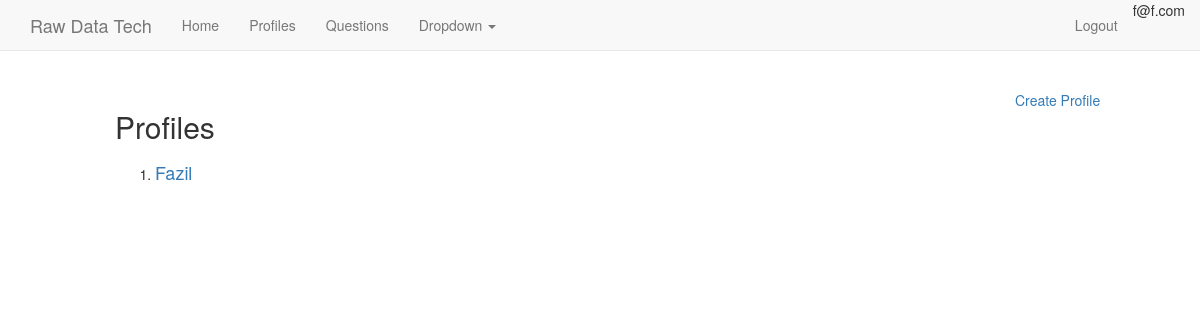
The page /profiles/ (signed in) on the database as committed earlier.
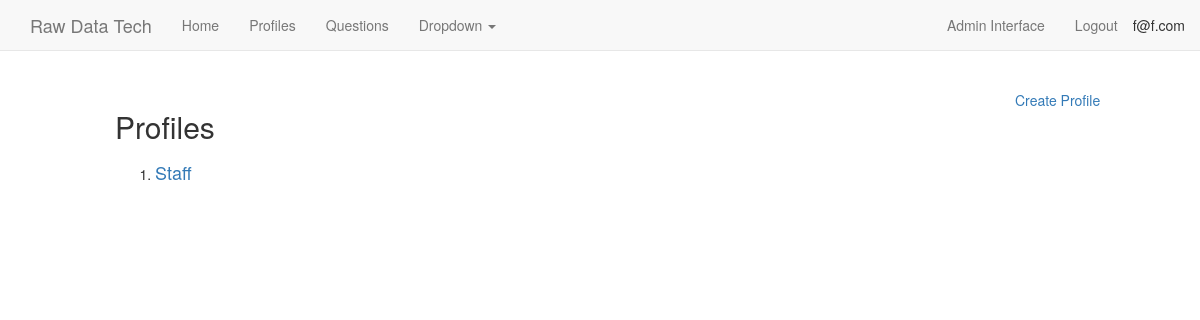
The same page on the database as committed later.
### recruits/models.py (models this page shows, shortened)
class CustomUser(AbstractBaseUser, PermissionsMixin):
    email = models.EmailField(unique=True)
    name = models.CharField(max_length=30)
    address = models.CharField(max_length=50)
    date_joined = models.DateTimeField(auto_now_add=True)
    is_active = models.BooleanField(default=True)
    is_staff = models.BooleanField(default=False)
    objects = UserManager()
    USERNAME_FIELD = 'email'
    REQUIRED_FIELDS = []
    class Meta:
        verbose_name = 'user'
        verbose_name_plural = 'users'
    def __str__(self):
        return self.email

class Profile(models.Model):
    user = models.ForeignKey(settings.AUTH_USER_MODEL, related_name='profiles')
    name = models.CharField(max_length=40)
    email = models.EmailField()
    location = models.CharField(max_length=20,)
    current_ctc = models.DecimalField(max_digits=3, decimal_places=2,)
    expected_ctc = models.DecimalField(max_digits=3, decimal_places=2,)
    notice_period = models.IntegerField()
    resume = models.FileField(upload_to='docs/', blank=True)
    recording = models.FileField(upload_to='media/', blank=True)
    recording_optional = models.FileField(blank=True)

### recruits/views.py (the view)
# urls.py: url(r'profiles/$', profile_list, name='profile-list'),
def profile_list(request):
    users = CustomUser.objects.all()
    if not request.user.is_authenticated():
        return redirect("recruits:login")
    if request.user.is_authenticated() and request.user.is_superuser:
        profiles = Profile.objects.all().order_by('user')
    elif request.user.is_authenticated():
        profiles = Profile.objects.filter(user=request.user)
    context = {
        'profiles': profiles,
        'users': users,
    }
    return render(request, 'recruits/profile_list.html', context)

### recruits/templates/recruits/profile_list.html
{% extends "recruits/base.html" %}
{% block content %}
<br>
<a class='pull-right col-sm-2 col-sm-offset-1' href='{% url 'recruits:profile-create' %}'>Create Profile</a>
	  <h2 class="col-sm-6 col-sm-offset-1">Profiles</h2>
	  <div class='col-sm-6 col-sm-offset-1'>
	  <ol>
	    {% for profile in profiles %}
	      <li><a href='{{ profile.id }}/'><h4>{{ profile.name }}</h4></a></li>
	    {% endfor %}
	  </ol>
</div>
{% endblock %}

### recruits/templates/recruits/navbar.html (shortened to what this page needs)
<nav class="navbar navbar-default navbar-static-top">
  <div class="container">
    <div class="navbar-header">
      <a class="navbar-brand" href="#">Raw Data Tech</a>
    </div>
    <div id="navbar" class="navbar-collapse collapse">
      <ul class="nav navbar-nav">
        <li><a href="{% url 'recruits:home' %}">Home</a></li>
         <li><a href='{% url "recruits:profile-list" %}'>Profiles</a></li></li>
          {% if request.user.is_authenticated %}
          <li><a href='{% url "questions:question-list" %}'>Questions</a></li></li>
          {% endif %}
        <li class="dropdown">
          <a href="#" class="dropdown-toggle" data-toggle="dropdown" role="button" aria-haspopup="true" aria-expanded="false">Dropdown <span class="caret"></span></a>
        </li>
      </ul>
      <ul class="nav navbar-nav navbar-right">
        {% if request.user.is_authenticated and not request.user.is_superuser %}
          <li class='pull-right'>{{ request.user }}<span class="sr-only">(current)</span></li>
          <li class='pull-right'><a  href='{% url "recruits:logout" %}'>Logout</a></li>
          {% elif request.user.is_authenticated and request.user.is_superuser %}
          <li class='pull-right acc-align'>{{ request.user }}<span class="sr-only">(current)</span></li>
          <li class='pull-right'><a  href='{% url "recruits:logout" %}'>Logout</a></li>
          <li class='pull-right'><a  href='/admin'>Admin Interface</a></li>
          {% else %}
          <li class='pull-right'><a  href='{% url "recruits:login" %}'>Login</a></li>
          {% endif %}
      </ul>
    </div>
  </div>
</nav>

Rows that differ between the two databases and show on the page:
removed Profile: name "Fazil"
changed CustomUser "f@f.com": is_superuser False → True (drawn)
added Profile: name "Staff"
Other text that changed with them:
text now shown: "Admin Interface"
